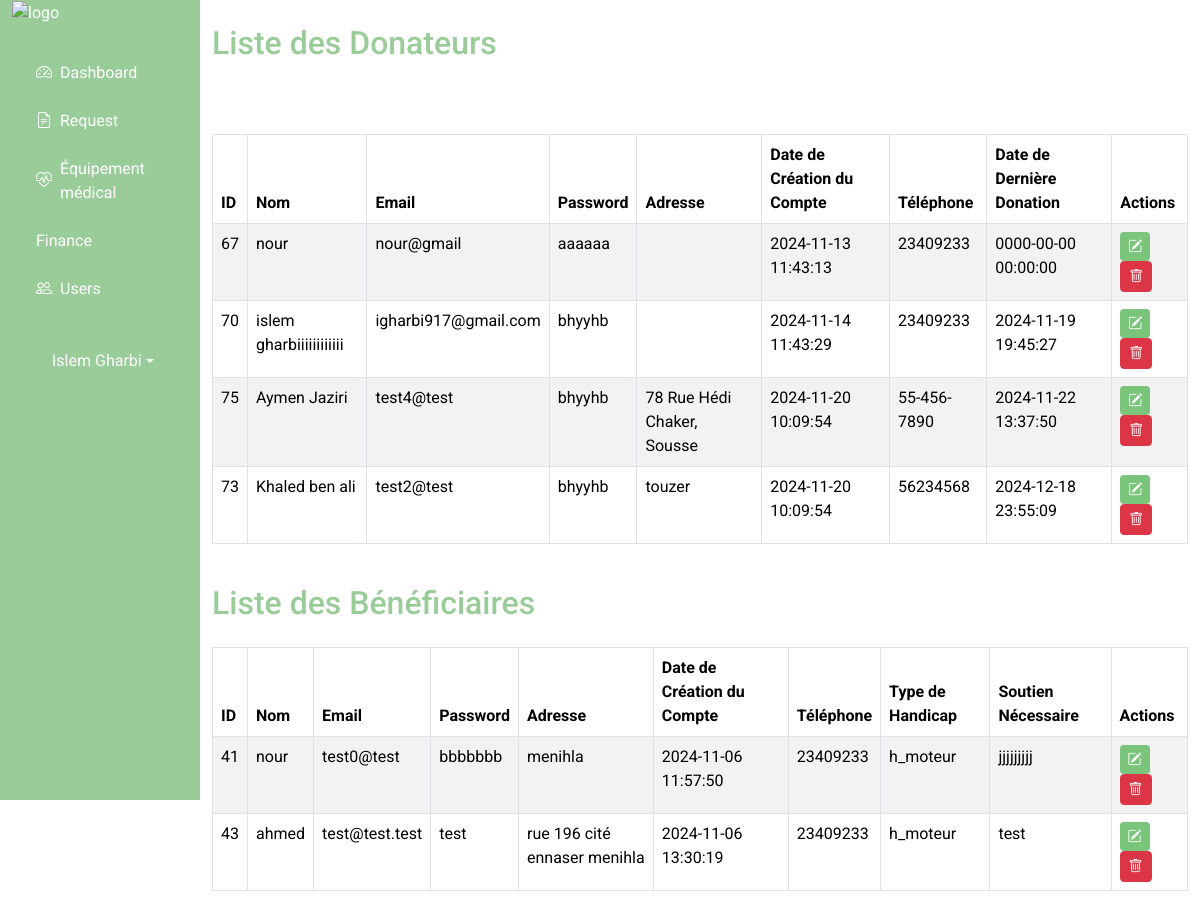
The app's page /back_office/users.php (signed in), older data.
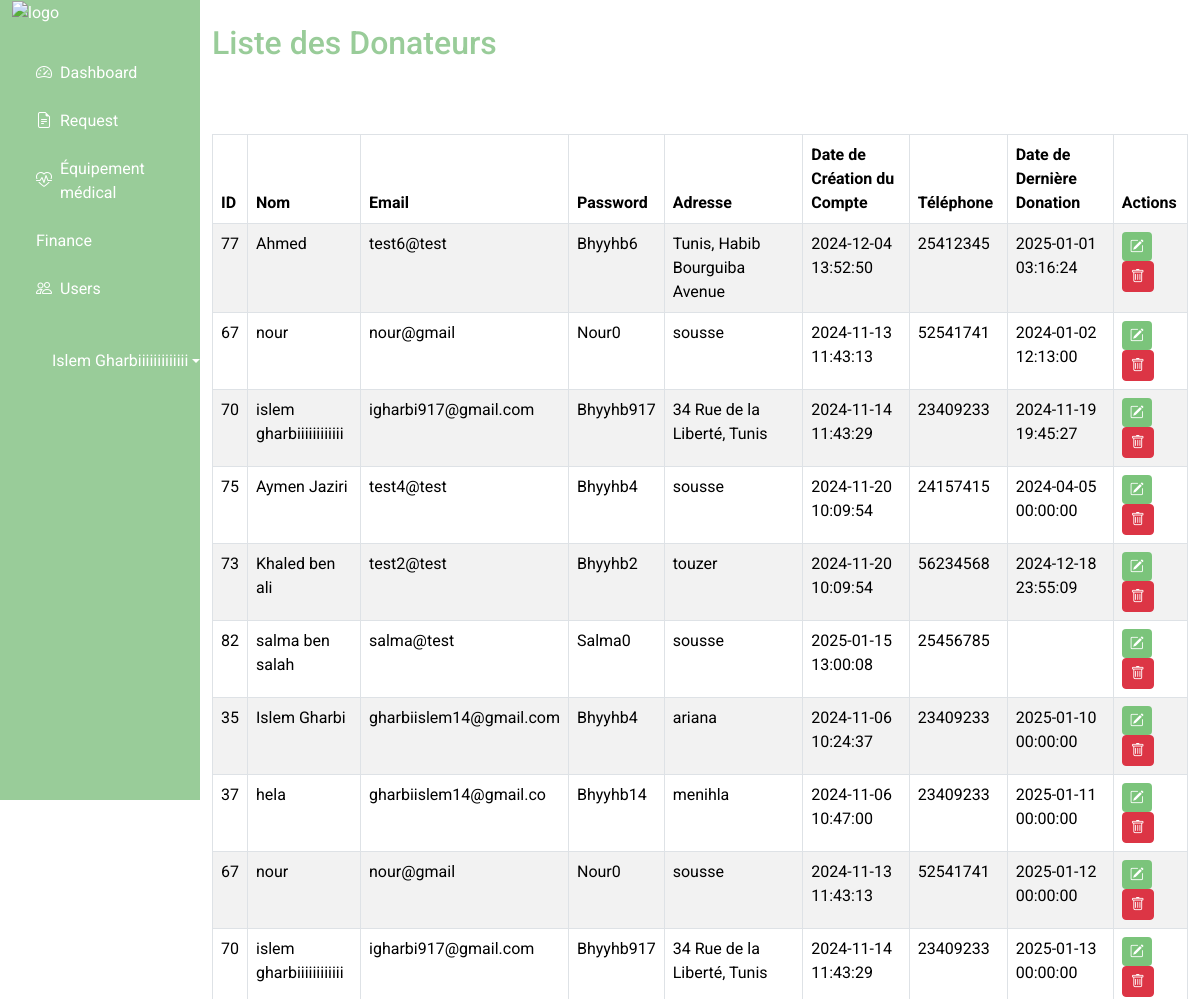
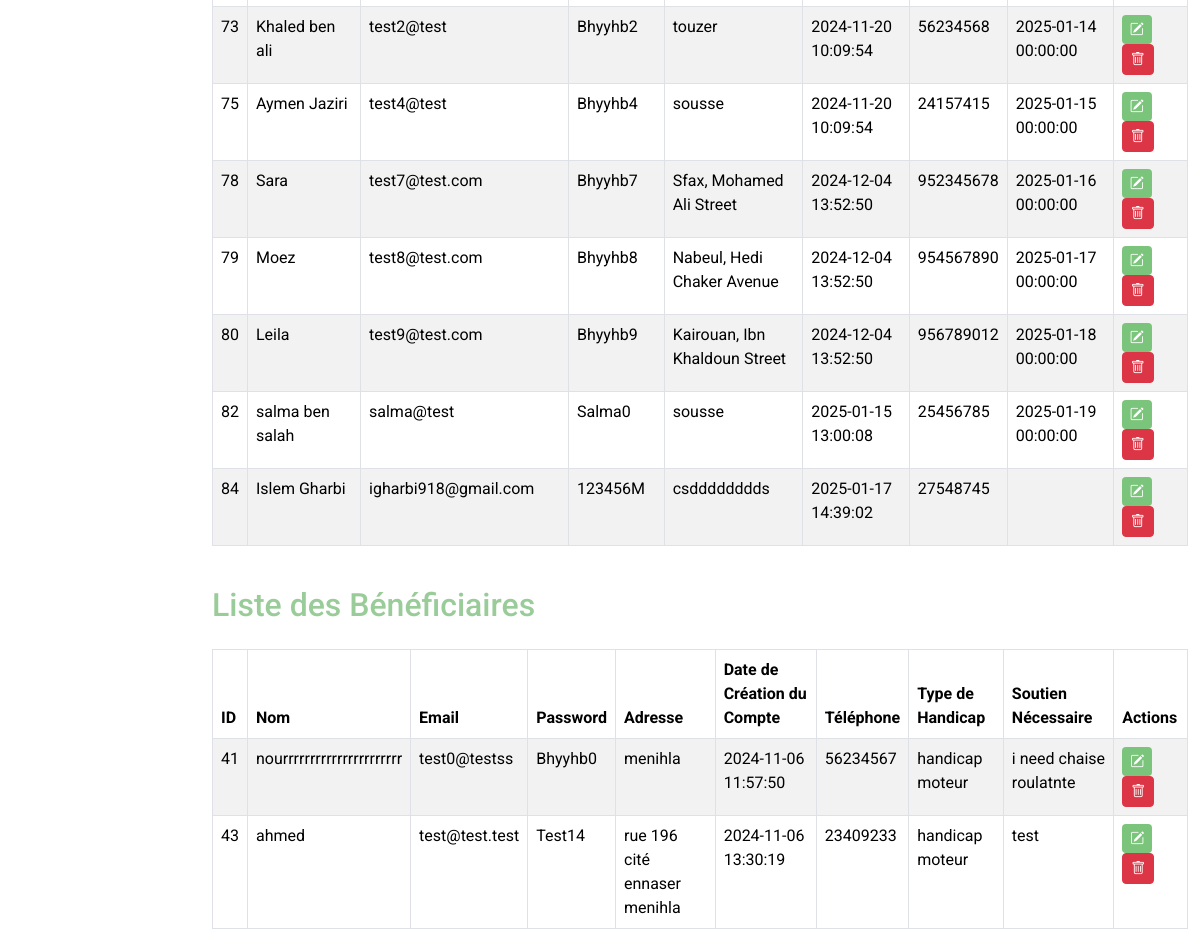
The same page, newer data (2 pictures, top to bottom).
### tables this page shows
CREATE TABLE `donateur` (
  `id_donateur` int(11) NOT NULL,
  `user_id` int(11) DEFAULT NULL,
  `date_dernier_don` datetime DEFAULT NULL
);

CREATE TABLE `users` (
  `id` int(11) NOT NULL,
  `name` varchar(25) NOT NULL,
  `email` varchar(100) NOT NULL,
  `pass` varchar(25) NOT NULL,
  `role` enum('donateur','beneficiaire') NOT NULL,
  `created_at` datetime DEFAULT current_timestamp(),
  `adress` varchar(255) DEFAULT NULL,
  `phone_number` varchar(15) DEFAULT NULL
);

### back_office/users.php (the view, shortened to what the changed rows need)
<?php
include 'db.php';
$query = "SELECT users.id, users.name, users.email, users.pass, users.adress, users.created_at, users.phone_number, donateur.date_dernier_don
          FROM users
          JOIN donateur ON users.id = donateur.user_id
          WHERE users.role = 'donateur'";
$donateurs = mysqli_query($conn, $query);
$query2 = "SELECT users.id, users.name, users.email, users.pass, users.adress, users.created_at, users.phone_number, bénéficiaire.handicap_type, bénéficiaire.needs
          FROM users
          JOIN bénéficiaire ON users.id = bénéficiaire.user_id
          WHERE users.role = 'beneficiaire'";
$beneficiaires = mysqli_query($conn, $query2);
?>
<!DOCTYPE html>
<html lang="en">
<head>
    <link href="https://cdn.jsdelivr.net/npm/bootstrap@5.3.3/dist/css/bootstrap.min.css" rel="stylesheet">
    <link href="https://cdnjs.cloudflare.com/ajax/libs/bootstrap-icons/1.10.3/font/bootstrap-icons.min.css" rel="stylesheet">
    <link rel="stylesheet" href="https://cdn.datatables.net/1.13.6/css/jquery.dataTables.min.css">
    <link rel="stylesheet" href="../assets/css/style.css">
</head>
<body class="">
    <div class="d-flex flex-column flex-lg-row ">
        <div class="col-lg-2 d-none d-lg-block ">
            <?php
            include('nav.php');
            ?>
        </div>
        <div class=" col-lg-10 container-fluid">
        <h2 id="back-title" class="my-4">Liste des Donateurs</h2>
            <div class="table-responsive">
                <table class="table table-striped table-bordered nowrap  mt-5 " style="width: 100%;" id="donateursTable">
                    <thead>
                        <tr>
                            <th>ID</th>
                            <th>Nom</th>
                            <th>Email</th>
                            <th>Password</th>
                            <th>Adresse</th>
                            <th>Date de Création du Compte</th>
                            <th>Téléphone</th>
                            <th>Date de Dernière Donation</th>
                            <th>Actions</th>
                        </tr>
                    </thead>
                    <tbody>
                        <?php if (mysqli_num_rows($donateurs) > 0): ?>
                            <?php while ($donateur = mysqli_fetch_assoc($donateurs)): ?>
                                <tr>
                                    <td><?= $donateur['id'] ?></td>
                                    <td><?= $donateur['name'] ?></td>
                                    <td><?= $donateur['email'] ?></td>
                                    <td><?= $donateur['pass'] ?></td>
                                    <td><?= $donateur['adress'] ?></td>
                                    <td><?= $donateur['created_at'] ?></td>
                                    <td><?= $donateur['phone_number'] ?></td>
                                    <td><?= $donateur['date_dernier_don'] ?></td>
                                    <td>
                                        <a href="edit_donateur.php?id=<?= $donateur['id'] ?>" class="btn btn-sm" id="navBtn" onclick="return confirmEdit('beneficiaire')">
                                            <i class="bi bi-pencil-square"></i>
                                        </a>
                                        <a href="delete_donateur.php?id=<?= $donateur['id'] ?>"
                                            class="btn btn-danger btn-sm"
                                            onclick="return confirm('Are you sure you want to delete this donateur?');">
                                            <i class="bi bi-trash"></i>
                                        </a>
                                    </td>
                                </tr>
                            <?php endwhile; ?>
                        <?php else: ?>
                            <tr>
                                <td colspan="10">No Donateurs found.</td>
                            </tr>
                        <?php endif; ?>
                    </tbody>
                </table>
            </div>
            <h2 id="back-title" class="my-4">Liste des Bénéficiaires</h2>
            <div class="table-responsive">
                <table class="table table-striped table-bordered nowrap" style="width: 100%;" id="beneficiairesTable">
                    <thead>
                        <tr>
                            <th>ID</th>
                            <th>Nom</th>
                            <th>Email</th>
                            <th>Password</th>
                            <th>Adresse</th>
                            <th>Date de Création du Compte</th>
                            <th>Téléphone</th>
                            <th>Type de Handicap</th>
                            <th>Soutien Nécessaire</th>
                            <th>Actions</th>
                        </tr>
                    </thead>
                    <tbody>
                        <?php if (mysqli_num_rows($beneficiaires) > 0): ?>
                            <?php while ($beneficiaire = mysqli_fetch_assoc($beneficiaires)): ?>
                                <tr>
                                    <td><?= $beneficiaire['id'] ?></td>
                                    <td><?= $beneficiaire['name'] ?></td>
                                    <td><?= $beneficiaire['email'] ?></td>
                                    <td><?= $beneficiaire['pass'] ?></td>
                                    <td><?= $beneficiaire['adress'] ?></td>
                                    <td><?= $beneficiaire['created_at'] ?></td>
                                    <td><?= $beneficiaire['phone_number'] ?></td>
                                    <td><?= $beneficiaire['handicap_type'] ?></td>
                                    <td><?= $beneficiaire['needs'] ?></td>
                                    <td>
                                        <a href="edit_beneficiaire.php?id=<?= $beneficiaire['id'] ?>" class="btn  btn-sm" id="navBtn" onclick="return confirmEdit('beneficiaire')" >
                                            <i class="bi bi-pencil-square"></i>
                                        </a>
                                        <a href="delete_beneficiaire.php?id=<?= $beneficiaire['id'] ?>"
                                            class="btn btn-danger btn-sm"
                                            onclick="return confirm('Are you sure you want to delete this bénéficiaire?');">
                                            <i class="bi bi-trash"></i>
                                        </a>
                                    </td>
                                </tr>
                            <?php endwhile; ?>
                        <?php else: ?>
                            <tr>
                                <td colspan="10">No Bénéficiaires found.</td>
                            </tr>
                        <?php endif; ?>
                    </tbody>
                </table>
            </div>
        </div>
    </div>
</body>
</html>

### back_office/nav.php (shortened to what the changed rows need)
<!DOCTYPE html>
<html lang="en">
<head>
  <link href="https://cdn.jsdelivr.net/npm/bootstrap@5.3.3/dist/css/bootstrap.min.css" rel="stylesheet">
    <link href="https://getbootstrap.com/docs/5.3/assets/css/docs.css" rel="stylesheet">
    <link rel="stylesheet" href="../assets/css/style.css">
    <link href="https://cdn.jsdelivr.net/npm/bootstrap-icons/font/bootstrap-icons.css" rel="stylesheet">
</head>
<body>
  <div class="container-fluid">
    <div class="row">
      <nav id="sidebar" class="col-md-3 col-lg-2 d-md-block sidebar collapse position-fixed">
        <div class="position-sticky">
          <div class="dropdown mt-4 ms-3">
            <a href="#" class="d-flex text-decoration-none dropdown-toggle" id="dropdownUser " data-bs-toggle="dropdown" aria-expanded="false">
              <span><?php echo htmlspecialchars($_SESSION['admins_name']); ?></span>
            </a>
          </div>
        </div>
      </nav>
    </div>
  </div>
</body>
</html>

Row changes from the older to the newer data that the page shows:
added donateur: user "77", user.name "Ahmed", user.email "test6@test", user.pass "Bhyyhb6", user.adress "Tunis, Habib Bourguiba Avenue", user.created_at "2024-12-04 13:52:50", user.phone_number "25412345", date_dernier_don "2025-01-01 03:16:24"
changed donateur (number 2 of 17 on the later page): user.pass "aaaaaa" → "Nour0"; user.adress (not shown) → "sousse"; user.phone_number "23409233" → "52541741"; date_dernier_don "0000-00-00 00:00:00" → "2024-01-02 12:13:00"
changed through a linked row, donateur (number 3 of 17 on the later page): user.pass "bhyyhb" → "Bhyyhb917"; user.adress (not shown) → "34 Rue de la Liberté, Tunis"
changed donateur (number 4 of 17 on the later page): user.pass "bhyyhb" → "Bhyyhb4"; user.adress "78 Rue Hédi Chaker, Sousse" → "sousse"; user.phone_number "55-456-7890" → "24157415"; date_dernier_don "2024-11-22 13:37:50" → "2024-04-05 00:00:00"
changed through a linked row, donateur (number 5 of 17 on the later page): user.pass "bhyyhb" → "Bhyyhb2"
added donateur: user "82", user.name "salma ben salah", user.email "salma@test", user.pass "Salma0", user.adress "sousse", user.created_at "2025-01-15 13:00:08", user.phone_number "25456785"
added donateur: user "35", user.name "Islem Gharbi", user.email "gharbiislem14@gmail.com", user.pass "Bhyyhb4", user.adress "ariana", user.created_at "2024-11-06 10:24:37", user.phone_number "23409233", date_dernier_don "2025-01-10 00:00:00"
added donateur: user "37", user.name "hela", user.email "gharbiislem14@gmail.co", user.pass "Bhyyhb14", user.adress "menihla", user.created_at "2024-11-06 10:47:00", user.phone_number "23409233", date_dernier_don "2025-01-11 00:00:00"
added donateur: user "67", user.name "nour", user.email "nour@gmail", user.pass "Nour0", user.adress "sousse", user.created_at "2024-11-13 11:43:13", user.phone_number "52541741", date_dernier_don "2025-01-12 00:00:00"
added donateur: user "70", user.name "islem gharbiiiiiiiiiiii", user.email "igharbi917@gmail.com", user.pass "Bhyyhb917", user.adress "34 Rue de la Liberté, Tunis", user.created_at "2024-11-14 11:43:29", user.phone_number "23409233", date_dernier_don "2025-01-13 00:00:00"
added donateur: user "73", user.name "Khaled ben ali", user.email "test2@test", user.pass "Bhyyhb2", user.adress "touzer", user.created_at "2024-11-20 10:09:54", user.phone_number "56234568", date_dernier_don "2025-01-14 00:00:00"
added donateur: user "75", user.name "Aymen Jaziri", user.email "test4@test", user.pass "Bhyyhb4", user.adress "sousse", user.created_at "2024-11-20 10:09:54", user.phone_number "24157415", date_dernier_don "2025-01-15 00:00:00"
added donateur: user "78", user.name "Sara", user.email "test7@test.com", user.pass "Bhyyhb7", user.adress "Sfax, Mohamed Ali Street", user.created_at "2024-12-04 13:52:50", user.phone_number "952345678", date_dernier_don "2025-01-16 00:00:00"
added donateur: user "79", user.name "Moez", user.email "test8@test.com", user.pass "Bhyyhb8", user.adress "Nabeul, Hedi Chaker Avenue", user.created_at "2024-12-04 13:52:50", user.phone_number "954567890", date_dernier_don "2025-01-17 00:00:00"
added donateur: user "80", user.name "Leila", user.email "test9@test.com", user.pass "Bhyyhb9", user.adress "Kairouan, Ibn Khaldoun Street", user.created_at "2024-12-04 13:52:50", user.phone_number "956789012", date_dernier_don "2025-01-18 00:00:00"
added donateur: user "82", user.name "salma ben salah", user.email "salma@test", user.pass "Salma0", user.adress "sousse", user.created_at "2025-01-15 13:00:08", user.phone_number "25456785", date_dernier_don "2025-01-19 00:00:00"
added donateur: user "84", user.name "Islem Gharbi", user.email "igharbi918@gmail.com", user.pass "123456M", user.adress "csdddddddds", user.created_at "2025-01-17 14:39:02", user.phone_number "27548745"
changed bénéficiaire "menihla": user.name "nour" → "nourrrrrrrrrrrrrrrrrrrrrr"; user.email "test0@test" → "test0@testss"; user.pass "bbbbbbb" → "Bhyyhb0"; user.phone_number "23409233" → "56234567"; handicap_type "h_moteur" → "handicap moteur"; needs "jjjjjjjjj" → "i need chaise roulatnte"
changed bénéficiaire "test": user.pass "test" → "Test14"; handicap_type "h_moteur" → "handicap moteur"
Text that changed along with them:
$_SESSION['admins_name']: "Islem Gharbi" → "Islem Gharbiiiiiiiiiiiii"
